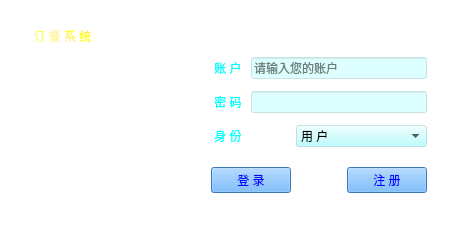
<?xml version="1.0" encoding="UTF-8"?>
<ui version="4.0">
 <class>Log</class>
 <widget class="QWidget" name="Log">
  <property name="geometry">
   <rect>
    <x>0</x>
    <y>0</y>
    <width>471</width>
    <height>239</height>
   </rect>
  </property>
  <property name="minimumSize">
   <size>
    <width>471</width>
    <height>239</height>
   </size>
  </property>
  <property name="maximumSize">
   <size>
    <width>471</width>
    <height>239</height>
   </size>
  </property>
  <property name="windowTitle">
   <string>登录</string>
  </property>
  <property name="windowIcon">
   <iconset>
    <normaloff>image/logicon.png</normaloff>image/logicon.png</iconset>
  </property>
  <property name="styleSheet">
   <string notr="true">background-color: rgba(255, 255, 255, 0);</string>
  </property>
  <widget class="QLabel" name="label_3">
   <property name="geometry">
    <rect>
     <x>30</x>
     <y>70</y>
     <width>161</width>
     <height>131</height>
    </rect>
   </property>
   <property name="maximumSize">
    <size>
     <width>161</width>
     <height>131</height>
    </size>
   </property>
   <property name="styleSheet">
    <string notr="true">background-color: rgb(255, 255, 255);
background-color: rgba(255, 255, 255, 0);</string>
   </property>
   <property name="text">
    <string/>
   </property>
   <property name="pixmap">
    <pixmap>image/订餐.png</pixmap>
   </property>
   <property name="scaledContents">
    <bool>true</bool>
   </property>
  </widget>
  <widget class="QWidget" name="layoutWidget">
   <property name="geometry">
    <rect>
     <x>200</x>
     <y>40</y>
     <width>238</width>
     <height>182</height>
    </rect>
   </property>
   <layout class="QVBoxLayout" name="verticalLayout_2">
    <item>
     <layout class="QHBoxLayout" name="horizontalLayout_3">
      <property name="leftMargin">
       <number>0</number>
      </property>
      <property name="topMargin">
       <number>0</number>
      </property>
      <property name="rightMargin">
       <number>0</number>
      </property>
      <property name="bottomMargin">
       <number>0</number>
      </property>
      <item>
       <widget class="QLabel" name="label">
        <property name="styleSheet">
         <string notr="true">color: rgb(0, 255, 255);
font: 10pt &quot;微软雅黑&quot;;</string>
        </property>
        <property name="text">
         <string> 账 户 </string>
        </property>
       </widget>
      </item>
      <item>
       <widget class="QLineEdit" name="idline">
        <property name="styleSheet">
         <string notr="true">background-color: rgba(170, 255, 255, 100);</string>
        </property>
        <property name="inputMask">
         <string/>
        </property>
        <property name="text">
         <string/>
        </property>
        <property name="maxLength">
         <number>32767</number>
        </property>
        <property name="echoMode">
         <enum>QLineEdit::Normal</enum>
        </property>
        <property name="placeholderText">
         <string>请输入您的账户</string>
        </property>
        <property name="cursorMoveStyle">
         <enum>Qt::VisualMoveStyle</enum>
        </property>
       </widget>
      </item>
     </layout>
    </item>
    <item>
     <layout class="QHBoxLayout" name="horizontalLayout_2">
      <property name="leftMargin">
       <number>0</number>
      </property>
      <property name="topMargin">
       <number>0</number>
      </property>
      <property name="rightMargin">
       <number>0</number>
      </property>
      <property name="bottomMargin">
       <number>0</number>
      </property>
      <item>
       <widget class="QLabel" name="label_2">
        <property name="styleSheet">
         <string notr="true">color: rgb(0, 255, 255);
font: 10pt &quot;微软雅黑&quot;;</string>
        </property>
        <property name="text">
         <string> 密 码 </string>
        </property>
       </widget>
      </item>
      <item>
       <widget class="QLineEdit" name="passwordline">
        <property name="styleSheet">
         <string notr="true">background-color: rgba(170, 255, 255, 100);</string>
        </property>
        <property name="text">
         <string/>
        </property>
        <property name="echoMode">
         <enum>QLineEdit::PasswordEchoOnEdit</enum>
        </property>
       </widget>
      </item>
     </layout>
    </item>
    <item>
     <layout class="QHBoxLayout" name="horizontalLayout_4">
      <item>
       <widget class="QLabel" name="label_4">
        <property name="styleSheet">
         <string notr="true">color: rgb(0, 255, 255);
font: 10pt &quot;微软雅黑&quot;;</string>
        </property>
        <property name="text">
         <string> 身 份 </string>
        </property>
       </widget>
      </item>
      <item>
       <spacer name="horizontalSpacer_6">
        <property name="orientation">
         <enum>Qt::Horizontal</enum>
        </property>
        <property name="sizeType">
         <enum>QSizePolicy::MinimumExpanding</enum>
        </property>
        <property name="sizeHint" stdset="0">
         <size>
          <width>40</width>
          <height>20</height>
         </size>
        </property>
       </spacer>
      </item>
      <item>
       <widget class="QComboBox" name="comboBox">
        <property name="minimumSize">
         <size>
          <width>131</width>
          <height>0</height>
         </size>
        </property>
        <property name="styleSheet">
         <string notr="true">font: 10pt &quot;微软雅黑&quot;;
background-color: rgba(170, 255, 255, 100);</string>
        </property>
        <item>
         <property name="text">
          <string>用 户</string>
         </property>
        </item>
        <item>
         <property name="text">
          <string>管 理 员</string>
         </property>
        </item>
       </widget>
      </item>
     </layout>
    </item>
    <item>
     <layout class="QHBoxLayout" name="horizontalLayout">
      <item>
       <widget class="QPushButton" name="logButton">
        <property name="mouseTracking">
         <bool>false</bool>
        </property>
        <property name="styleSheet">
         <string notr="true">background-color: rgb(85, 170, 255);
color: rgb(0, 0, 255);</string>
        </property>
        <property name="text">
         <string>登 录</string>
        </property>
        <property name="icon">
         <iconset>
          <normaloff>G:/VideoOfYouTube/登录账号.png</normaloff>G:/VideoOfYouTube/登录账号.png</iconset>
        </property>
       </widget>
      </item>
      <item>
       <spacer name="horizontalSpacer_4">
        <property name="orientation">
         <enum>Qt::Horizontal</enum>
        </property>
        <property name="sizeHint" stdset="0">
         <size>
          <width>184</width>
          <height>42</height>
         </size>
        </property>
       </spacer>
      </item>
      <item>
       <widget class="QPushButton" name="regButton">
        <property name="styleSheet">
         <string notr="true">background-color: rgb(85, 170, 255);
color: rgb(0, 0, 255);</string>
        </property>
        <property name="text">
         <string>注 册</string>
        </property>
        <property name="icon">
         <iconset>
          <normaloff>G:/VideoOfYouTube/注册.png</normaloff>G:/VideoOfYouTube/注册.png</iconset>
        </property>
       </widget>
      </item>
     </layout>
    </item>
   </layout>
  </widget>
  <widget class="QLabel" name="label_5">
   <property name="geometry">
    <rect>
     <x>30</x>
     <y>10</y>
     <width>161</width>
     <height>51</height>
    </rect>
   </property>
   <property name="styleSheet">
    <string notr="true">font: 16pt &quot;华文隶书&quot;;
color: qconicalgradient(cx:0, cy:0, angle:135, stop:0 rgba(255, 255, 0, 69), stop:0.375 rgba(255, 255, 0, 69), stop:0.423533 rgba(251, 255, 0, 145), stop:0.45 rgba(247, 255, 0, 208), stop:0.477581 rgba(255, 244, 71, 130), stop:0.518717 rgba(255, 218, 71, 130), stop:0.55 rgba(255, 255, 0, 255), stop:0.57754 rgba(255, 203, 0, 130), stop:0.625 rgba(255, 255, 0, 69), stop:1 rgba(255, 255, 0, 69));</string>
   </property>
   <property name="text">
    <string> 订 餐 系 统</string>
   </property>
  </widget>
  <widget class="QLabel" name="label_6">
   <property name="geometry">
    <rect>
     <x>0</x>
     <y>0</y>
     <width>481</width>
     <height>251</height>
    </rect>
   </property>
   <property name="styleSheet">
    <string notr="true">background-color: rgba(255, 255, 255, 0);</string>
   </property>
   <property name="text">
    <string/>
   </property>
   <property name="pixmap">
    <pixmap>image/back.jpeg</pixmap>
   </property>
   <property name="scaledContents">
    <bool>true</bool>
   </property>
  </widget>
  <zorder>label_6</zorder>
  <zorder>label_5</zorder>
  <zorder>label_3</zorder>
  <zorder>layoutWidget</zorder>
 </widget>
 <layoutdefault spacing="6" margin="11"/>
 <resources>
  <include location="Final.qrc"/>
 </resources>
 <connections/>
</ui>
